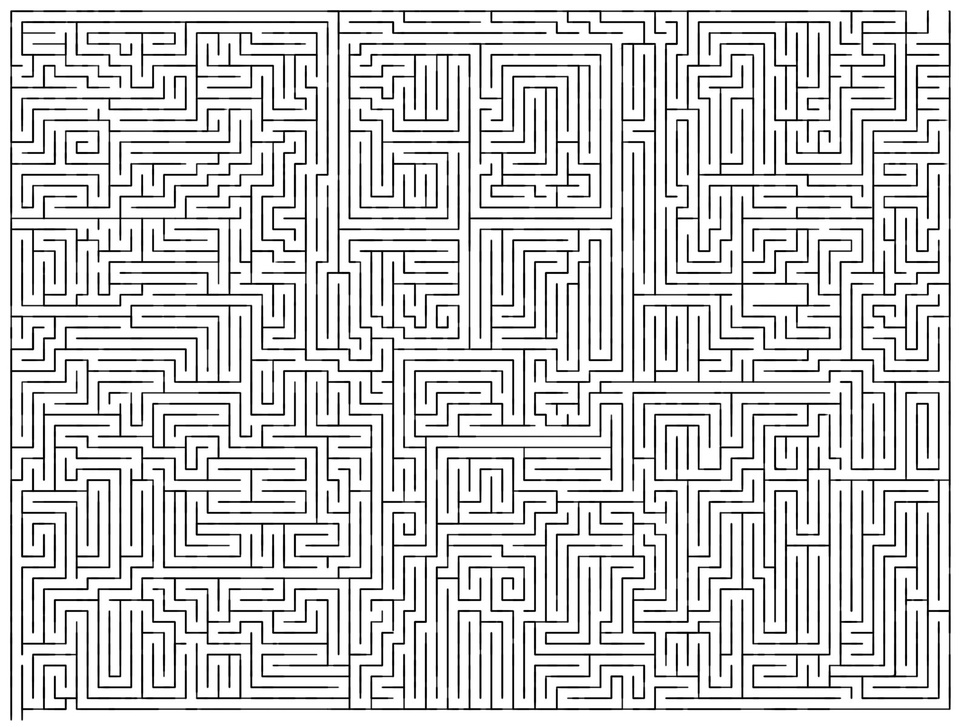
//> input picture my04-Maze-Solver迷宫解密/SampleImages/3.jpg, 970 x 727 px, shrunk from 1600 x 1200 before the run
$ ./maze SampleImages/3.jpg   (built with g++ and OpenCV 4)
//> lines starting //> are read from the running program, lines starting //| are printed output that depends on the picture; after the words box and inside, x2 and y2 are one past the last pixel; in counts of white or black regions, pixels touching at a corner belong together
#include<iostream>
#include<cstdlib>
#include<opencv2/core/core.hpp>
#include<opencv2/highgui/highgui.hpp>
#include<opencv2/imgproc/imgproc.hpp>

using namespace std;
using namespace cv;
Mat kernel = Mat::ones(15, 15, CV_8UC1);
class Morph{
private:
	int dilationElem,erodeElem;
	int dilationSize,erodeSize;

public:
	Morph(){
		dilationElem=0;
		erodeElem=0;
		dilationSize=2;
		erodeSize=2;
	}
	Mat dilateImage(Mat input){
		Mat temp,element;
		int dilationType;
		if(dilationElem==0)
			dilationType=MORPH_RECT;
		else if(dilationElem==1)
			dilationType=MORPH_CROSS;
		else if(dilationElem==2)
			dilationType=MORPH_ELLIPSE;
		element= getStructuringElement(dilationType,Size(2*dilationSize+1,2*dilationSize+1),Point(dilationSize,dilationSize));
		dilate(input,temp,kernel);
		return temp;
	}
	Mat erodeImage(Mat input){
		Mat temp,element;
		int erodeType;
		if(erodeElem==0)
			erodeType=MORPH_RECT;
		else if(erodeElem==1)
			erodeType=MORPH_CROSS;
		else if(erodeElem==2)
			erodeType=MORPH_ELLIPSE;
		element= getStructuringElement(erodeType,Size(2*erodeSize+1,2*erodeSize+1),Point(erodeSize,erodeSize));
		dilate(input,temp,kernel);
		return temp;
	}
};
int main(int argc, char **argv){
	if(argc!=2){
		cout<<"Wait for an image"<<endl;
		return -1;
	}
	vector<vector<Point> > contours;
	Mat inputMaze,gray,binary,dilation,erosion,imgDiff,BGRcomp[3],imgDiff_inv,output,red,green;
	Morph mp;
	inputMaze=imread(argv[1],CV_LOAD_IMAGE_COLOR);
//> inputMaze is the input picture: 727 rows x 970 cols, CV_8UC3; min 0, max 255, mean 215.2
	cvtColor(inputMaze,gray,CV_BGR2GRAY);
	threshold(gray,binary,127,255,CV_THRESH_BINARY_INV);
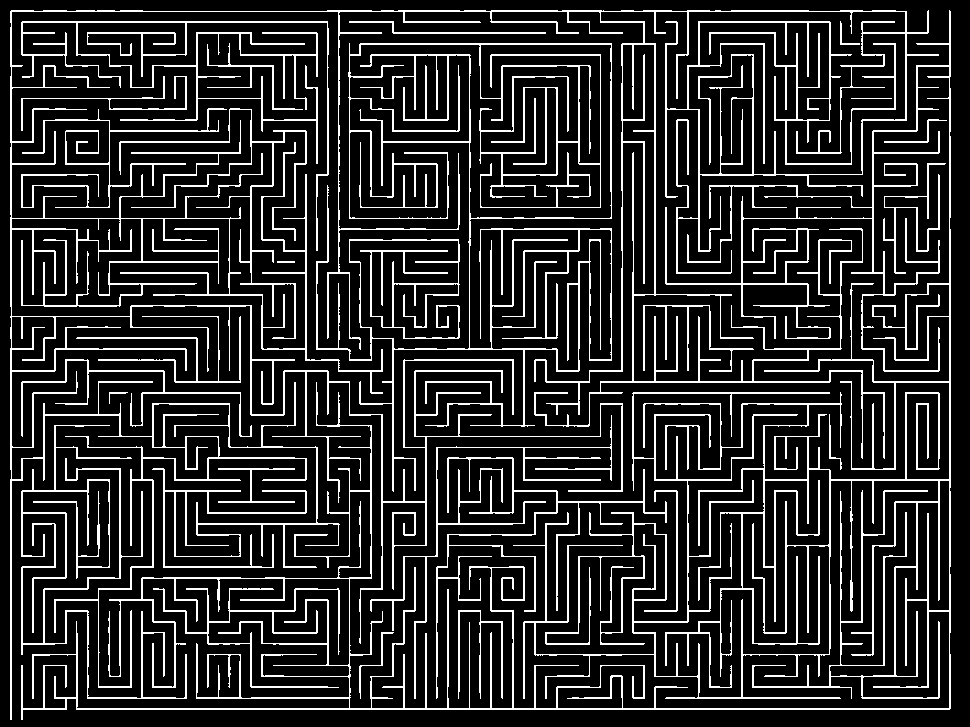
//> binary: 727 rows x 970 cols, CV_8UC1; 15.4% white in thin lines or dots

	findContours(binary,contours,CV_RETR_EXTERNAL, CV_CHAIN_APPROX_NONE);
//> contours = 28 contours, 3 with area under 20; largest, box (x1, y1, x2, y2) and area: (10, 10, 939, 720) 15687, (21, 10, 951, 720) 15575, (316, 43, 612, 492) 6252, (21, 21, 329, 251) 1966, (436, 457, 667, 699) 1046
	drawContours(binary, contours, 0, CV_RGB(255,255,255), CV_FILLED);
	threshold(binary,binary,240,255,CV_THRESH_BINARY);

	dilation=mp.dilateImage(binary);
//> in dilateImage, `dilate(input,temp,kernel);`:
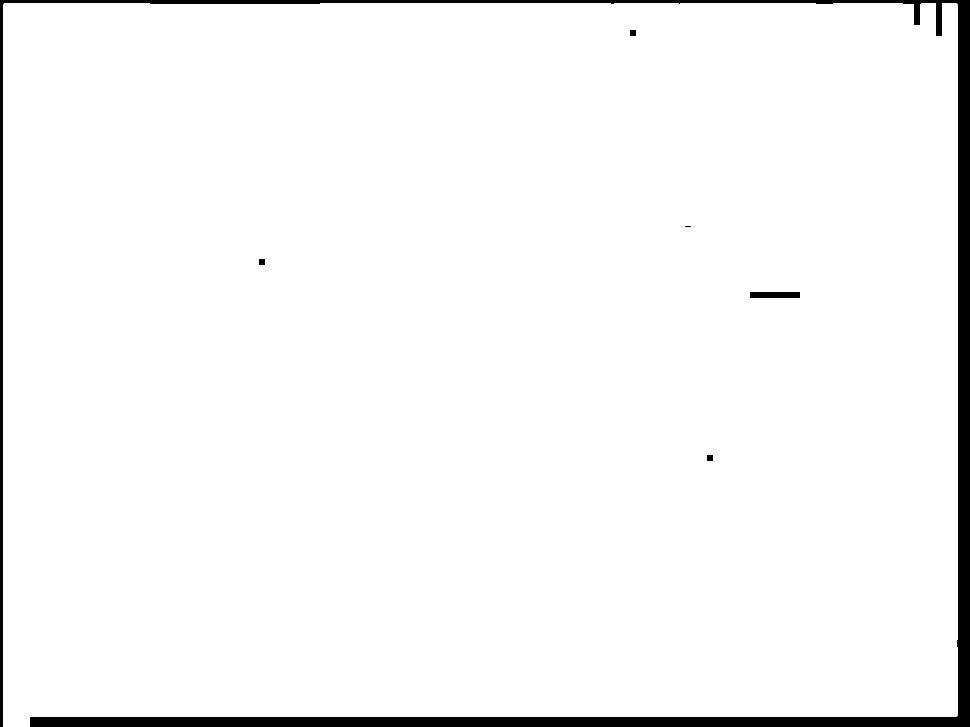
//> temp: 727 rows x 970 cols, CV_8UC1; 96.6% white; 6 black regions (1 under 20 px), largest, box (x1, y1, x2, y2) and area: (0, 0, 970, 727) 23593, (750, 292, 800, 298) 300, (630, 30, 636, 36) 36, (259, 259, 265, 265) 36, (707, 455, 713, 461) 36
	erosion=mp.erodeImage(dilation);
//> in erodeImage, `dilate(input,temp,kernel);`:
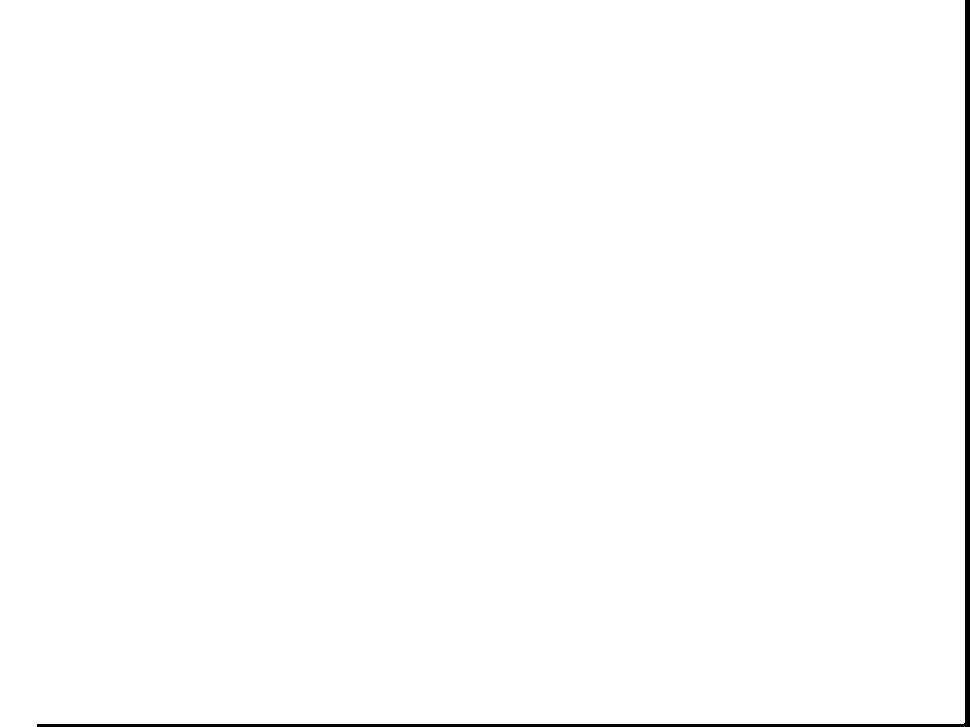
//> temp: 727 rows x 970 cols, CV_8UC1; 99.1% white; 1 black region, box (x1, y1, x2, y2) and area: (37, 0, 970, 727) 6420
	absdiff(dilation,erosion,imgDiff);
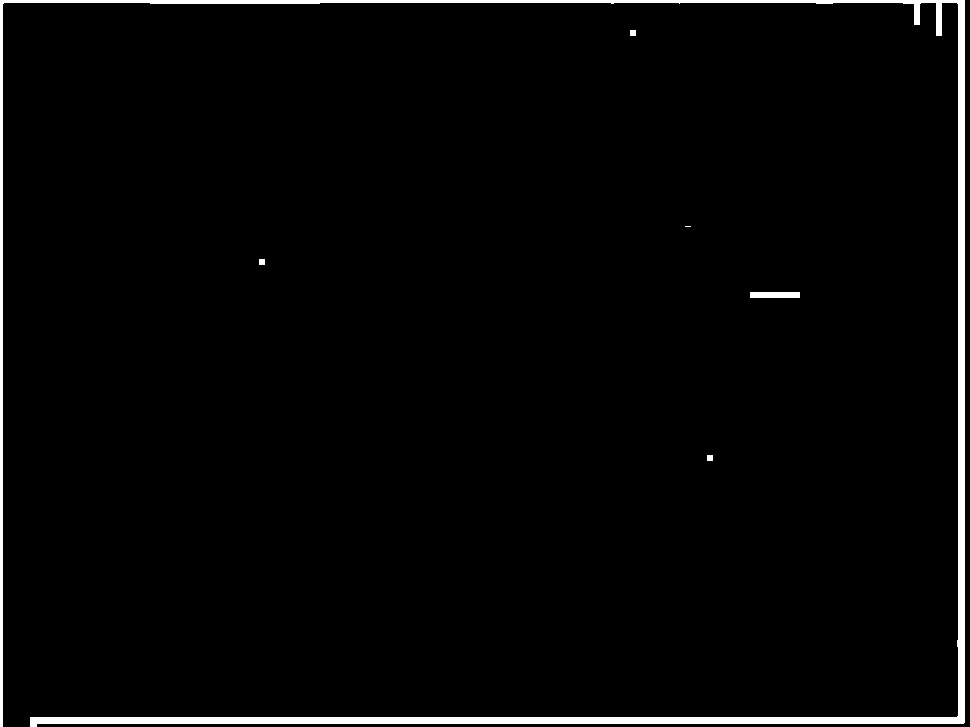
//> imgDiff: 727 rows x 970 cols, CV_8UC1; 2.5% white; 6 white regions (1 under 20 px), largest, box (x1, y1, x2, y2) and area: (0, 0, 965, 727) 17173, (750, 292, 800, 298) 300, (630, 30, 636, 36) 36, (259, 259, 265, 265) 36, (707, 455, 713, 461) 36
	bitwise_not(imgDiff,imgDiff_inv);
	split(inputMaze,BGRcomp);
	namedWindow("diff",WINDOW_AUTOSIZE);
	imshow("diff",imgDiff);
	bitwise_and(BGRcomp[2],BGRcomp[2],red,imgDiff_inv);
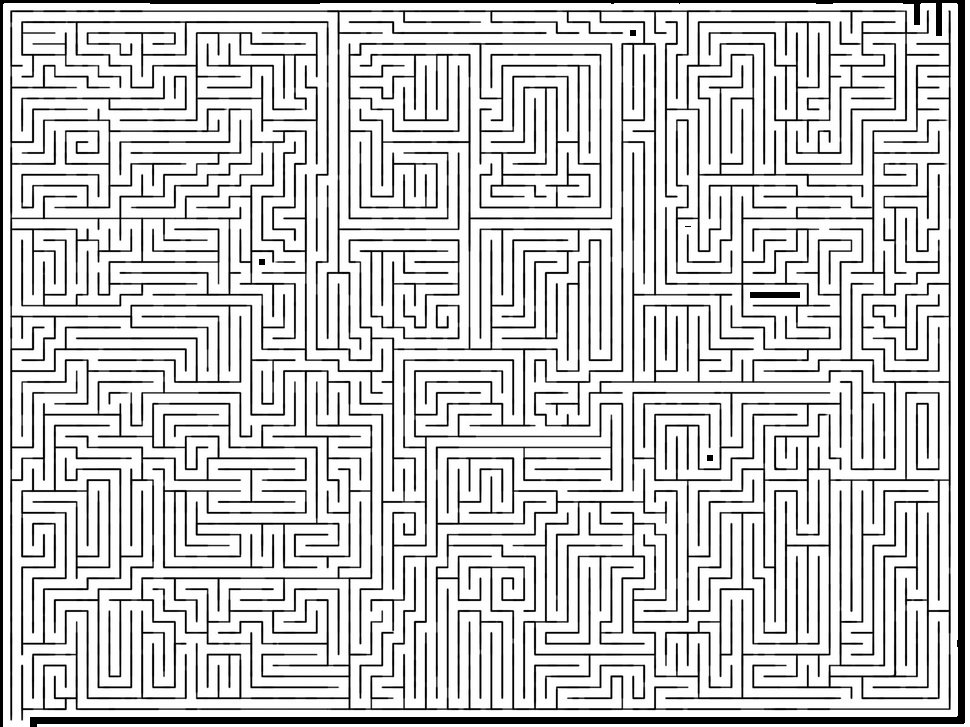
//> red: 727 rows x 970 cols, CV_8UC1; min 0, max 255, mean 208.8
	bitwise_and(BGRcomp[1],BGRcomp[1],green,imgDiff_inv);
	BGRcomp[2]=red.clone();
	BGRcomp[1]=green.clone();
	merge(BGRcomp,3,output);
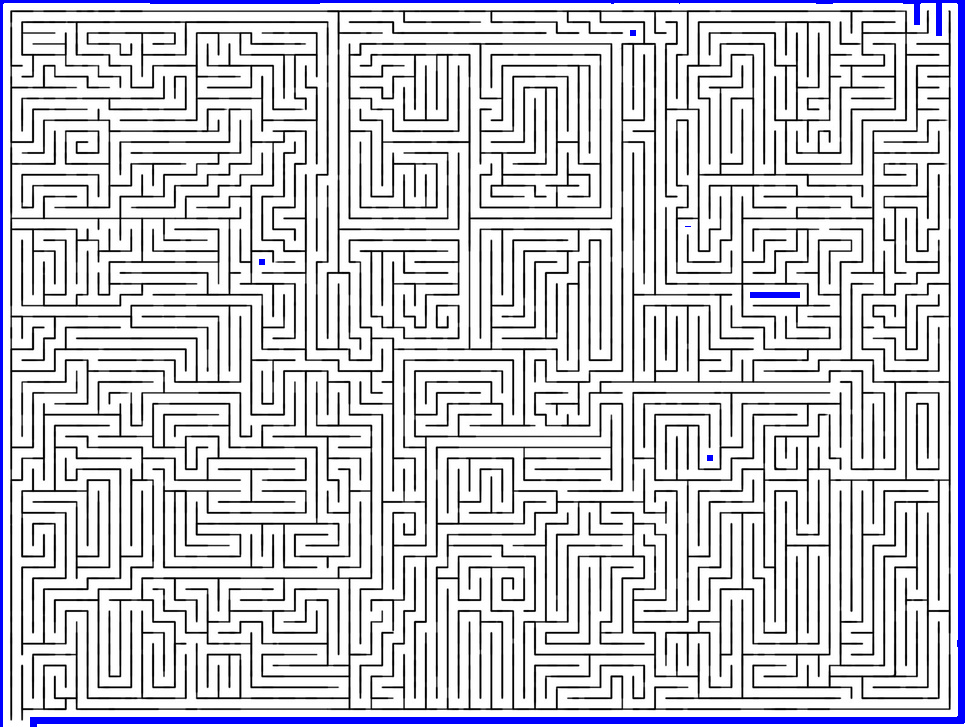
//> output: 727 rows x 970 cols, CV_8UC3; mean B, G, R 215.2, 208.8, 208.8
	namedWindow("SolvedMaze",WINDOW_AUTOSIZE);
	imshow("SolvedMaze",output);
	//imwrite("OutputMaze.jpg",output);
	waitKey(0);
	return 0;
}

$ run again, on my04-Maze-Solver迷宫解密/SampleImages/Solved-Maze-2.png
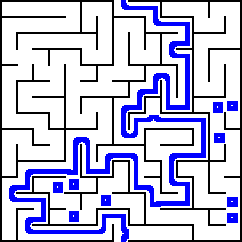
//> input picture my04-Maze-Solver迷宫解密/SampleImages/Solved-Maze-2.png, 242 x 242 px
//> inputMaze is the input picture: 242 rows x 242 cols, CV_8UC3; mean B, G, R 219.6, 192.2, 192.2
//> `threshold(gray,binary,127,255,CV_THRESH_BINARY_INV);`:
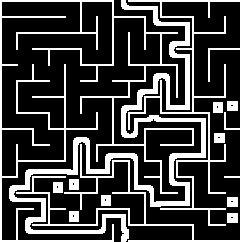
//> binary: 242 rows x 242 cols, CV_8UC1; 24.6% white; 12 white regions
//> contours = 12 contours; largest, box (x1, y1, x2, y2) and area: (9, 0, 206, 242) 4235, (0, 0, 194, 242) 2186, (16, 0, 242, 242) 1959, (227, 213, 238, 223) 90, (69, 211, 79, 222) 90
//> temp: 242 rows x 242 cols, CV_8UC1; every value is 255
//> imgDiff: 242 rows x 242 cols, CV_8UC1; every value is 0
//> `split(inputMaze,BGRcomp);`:
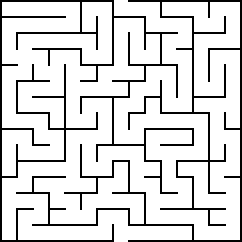
//> BGRcomp[0]: 242 rows x 242 cols, CV_8UC1; 86.1% white; black in thin lines or dots
